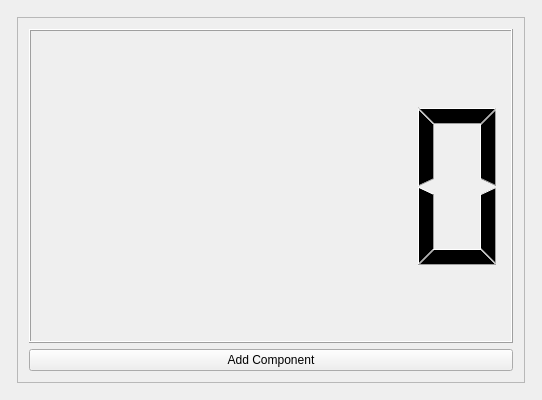
<?xml version="1.0" encoding="UTF-8"?>
<ui version="4.0">
 <class>StageWidget</class>
 <widget class="QWidget" name="StageWidget">
  <property name="geometry">
   <rect>
    <x>0</x>
    <y>0</y>
    <width>542</width>
    <height>400</height>
   </rect>
  </property>
  <property name="minimumSize">
   <size>
    <width>0</width>
    <height>200</height>
   </size>
  </property>
  <property name="maximumSize">
   <size>
    <width>16777215</width>
    <height>400</height>
   </size>
  </property>
  <property name="windowTitle">
   <string>StageWidget</string>
  </property>
  <layout class="QGridLayout" name="gridLayout">
   <item row="1" column="2">
    <widget class="QFrame" name="frame_4">
     <property name="frameShape">
      <enum>QFrame::StyledPanel</enum>
     </property>
     <property name="frameShadow">
      <enum>QFrame::Raised</enum>
     </property>
    </widget>
   </item>
   <item row="1" column="1">
    <layout class="QHBoxLayout" name="horizontalLayout">
     <item>
      <widget class="QScrollArea" name="scrollArea">
       <property name="widgetResizable">
        <bool>true</bool>
       </property>
       <widget class="QWidget" name="scrollAreaWidgetContents">
        <property name="geometry">
         <rect>
          <x>0</x>
          <y>0</y>
          <width>488</width>
          <height>346</height>
         </rect>
        </property>
        <layout class="QGridLayout" name="gridLayout_2">
         <item row="1" column="0">
          <widget class="QPushButton" name="AddComponent">
           <property name="text">
            <string>Add Component</string>
           </property>
          </widget>
         </item>
         <item row="0" column="0">
          <widget class="QLCDNumber" name="lcdNumber"/>
         </item>
        </layout>
       </widget>
      </widget>
     </item>
    </layout>
   </item>
   <item row="1" column="0">
    <widget class="QFrame" name="frame_2">
     <property name="frameShape">
      <enum>QFrame::StyledPanel</enum>
     </property>
     <property name="frameShadow">
      <enum>QFrame::Raised</enum>
     </property>
    </widget>
   </item>
   <item row="0" column="1">
    <widget class="QFrame" name="frame">
     <property name="frameShape">
      <enum>QFrame::StyledPanel</enum>
     </property>
     <property name="frameShadow">
      <enum>QFrame::Raised</enum>
     </property>
    </widget>
   </item>
   <item row="4" column="1">
    <widget class="QFrame" name="frame_3">
     <property name="frameShape">
      <enum>QFrame::StyledPanel</enum>
     </property>
     <property name="frameShadow">
      <enum>QFrame::Raised</enum>
     </property>
    </widget>
   </item>
  </layout>
 </widget>
 <layoutdefault spacing="6" margin="11"/>
 <resources/>
 <connections/>
</ui>
